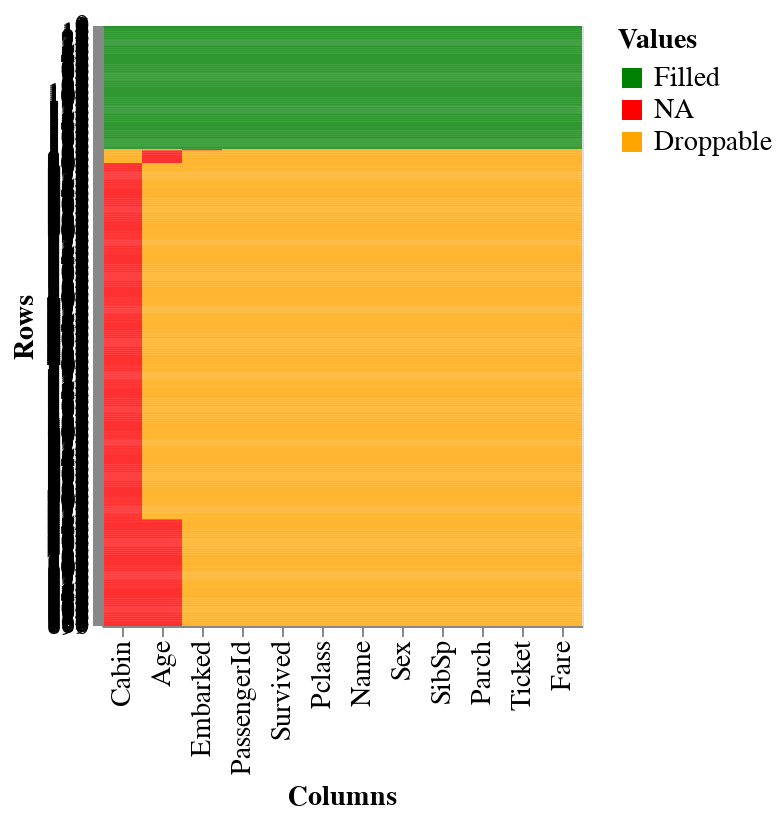

Here is the notebook cell this chart was saved with:
### Markdown cell above
## Heatmap

### NA values

Missing data can be visualized on a heatmap to quickly grasp its patterns. We will be using
[Altair](https://altair-viz.github.io) + [Vega](https://vega.github.io/vega-lite/)
backend. To plot a heatmap of NAs, simply pass your DataFrame to `scikit_na.altair.plot_heatmap()` function.

Droppables are those values that will be dropped if we simply use ``pandas.DataFrame.dropna()`` on the *whole dataset*. By default, columns are sorted by the number of NA values.

### Code cell
na.altair.plot_heatmap(data)

### Figure 1 — Vega-Lite specification as saved in the notebook (floating-point values rounded to 4 significant figures; data arrays with more than 128 entries replaced by an {"elided": "..."} marker saying what was removed)
{"config": {"view": {"continuousWidth": 400, "continuousHeight": 300}, "axis": {"labelFontSize": 14, "titleFontSize": 14}, "legend": {"labelFontSize": 14, "titleFontSize": 14}}, "data": {"name": "data-8f4e2f421e7dc9903676d0a4409fc6b4"}, "mark": "rect", "encoding": {"color": {"type": "nominal", "field": "Values", "scale": {"domain": ["Filled", "NA", "Droppable"], "range": ["green", "red", "orange"]}}, "tooltip": [], "x": {"type": "nominal", "field": "Columns", "sort": ["Cabin", "Age", "Embarked", "PassengerId", "Survived", "Pclass", "Name", "Sex", "SibSp", "Parch", "Ticket", "Fare"]}, "y": {"type": "ordinal", "field": "Rows", "sort": null}}, "height": 300, "$schema": "https://vega.github.io/schema/vega-lite/v4.8.1.json", "datasets": {"data-8f4e2f421e7dc9903676d0a4409fc6b4": {"elided": "10692 records"}}}
